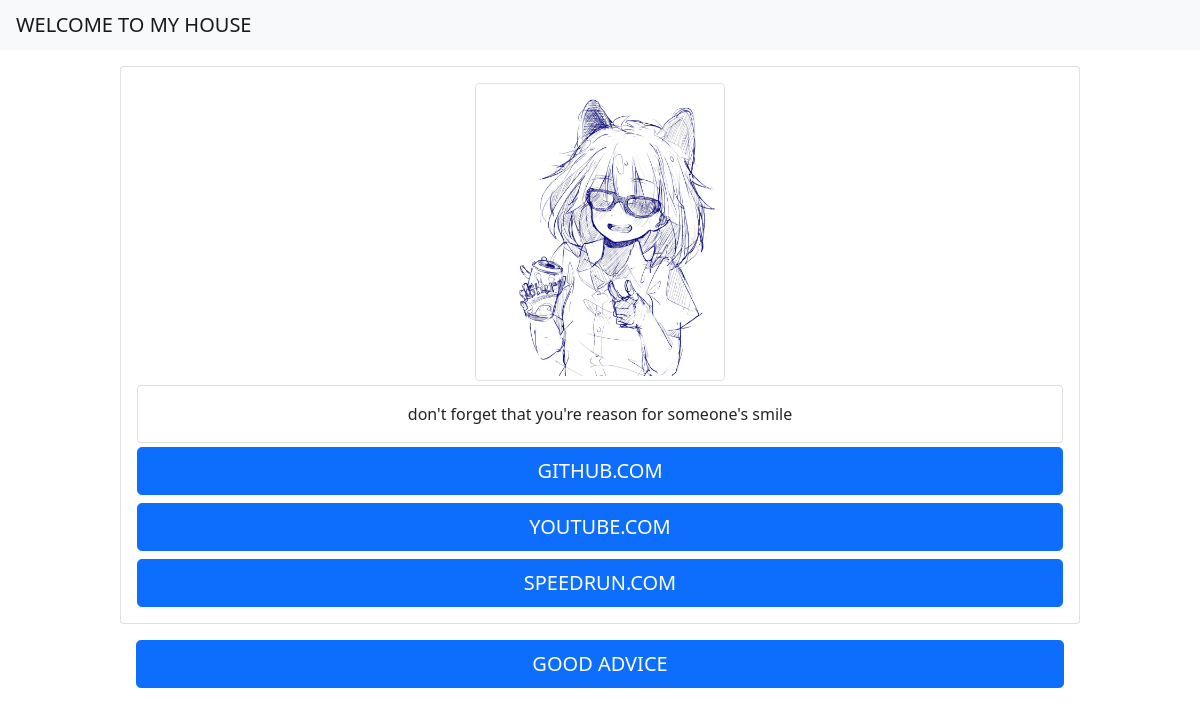
The page / on the database its author committed.
### webmain/models.py (models this page shows, shortened)
class PhotoFile(models.Model):
    class Meta:
        ordering = ['id', ]
        verbose_name = 'Фото-файл'
        verbose_name_plural = 'Фото-файл'
    file = models.FileField('Фото-файл', upload_to="media")

class AdviceMode(models.Model):
    class Meta:
        ordering = ['id', ]
        verbose_name = 'Совет'
        verbose_name_plural = 'Совет'
    name = models.CharField('Название', max_length=100, null=True, blank=True)
    def __str__(self):
        return self.name

class ButtonMode(models.Model):
    class Meta:
        ordering = ['id', ]
        verbose_name = 'Кнопка'
        verbose_name_plural = 'Кнопка'
    name = models.CharField('Название', max_length=50, null=True, blank=True)
    link = models.CharField('Ссылка', max_length=255, null=True, blank=True)

### webmain/views.py (the view)
# urls.py: path('', home, name='home'),
def home(request):
    photofilesmain = PhotoFile.objects.filter(id=1)
    buttonlist = ButtonMode.objects.filter()
    return render(request, 'webmain/securitycontainPR/htmlcard.html',
                  {'photofilesmain': photofilesmain, 'advicelist': advicelist, 'buttonlist': buttonlist})

### webmain/templates/webmain/securitycontainPR/htmlcard.html
{% extends 'home.html' %}
{% block content %}
<div class="card m-auto mt-3" style="max-width: 60rem;">
    {% include 'form_container.html' %}
</div>
<div class="card-body m-auto" style="max-width: 60rem;">
    <a href="{% url 'advice_home' %}" class="btn btn-primary btn-lg btn-block" style="text-transform: uppercase;">good advice</a>
</div>
{% endblock %}

### webmain/templates/webmain/content/htmlphoto.html
{% for i in photofilesmain %}
    <img src="{{ i.file.url }}" class="img-thumbnail mx-auto d-block" alt="..." width="250">
{% endfor %}
<div class="card mt-1 mb-1">
    {% if advicelist %}
        <div class="card-body text-center">{{ advicelist.0 }}</div>
    {% endif %}
</div>

### webmain/templates/webmain/content/htmlbutton.html
{% for i in buttonlist %}
    <a value="{{ i.id }}" href="{{ i.link }}" style="text-transform: uppercase;"
       class="btn btn-primary btn-lg btn-block">{{ i.name }}</a>
{% endfor %}

### rows shown on the page
PhotoFile: file (picture)
AdviceMode: name "don't forget that you're reason for someone's smile"
ButtonMode: {{ i.id }} 1 (drawn), name "GITHUB.COM"
ButtonMode: {{ i.id }} 2 (drawn), name "YOUTUBE.COM"
ButtonMode: {{ i.id }} 3 (drawn), name "SPEEDRUN.COM"
